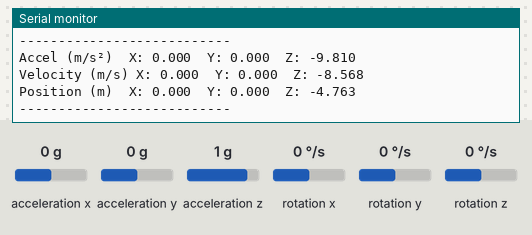
A sketch run on a simulated Arduino Uno, built with avr-gcc and run on an emulated ATmega328P. Shown: the last lines printed to the serial monitor. Inputs (shaded band) come from the test bench; at power-on: acceleration x 0 g, acceleration y 0 g, acceleration z 1 g, rotation x 0 °/s, rotation y 0 °/s, rotation z 0 °/s.

Above: at 3.5 s.
3.6 s: acceleration x set to -1.4 g
At 3.64 s:
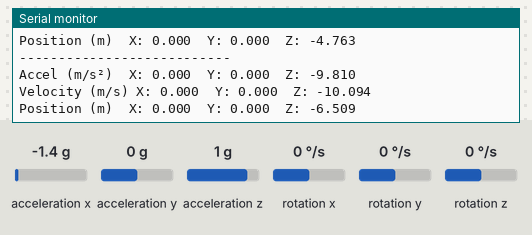
6.6 s: acceleration y set to -1.4 g
At 6.65 s:
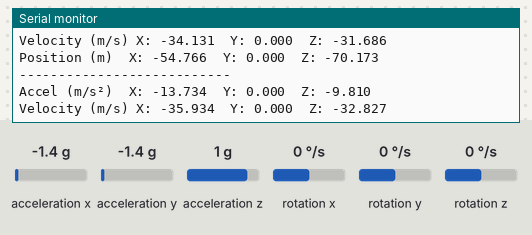
9.6 s: acceleration z set to -1.4 g
At 9.65 s:
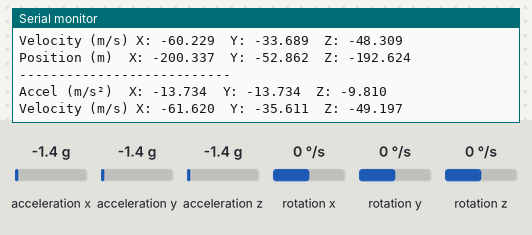
12.6 s: acceleration x set to -0.8 g
At 12.63 s:
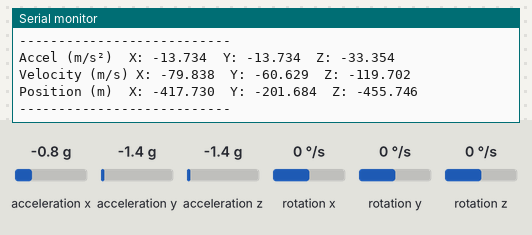
15.6 s: acceleration y set to -0.8 g
At 15.64 s:
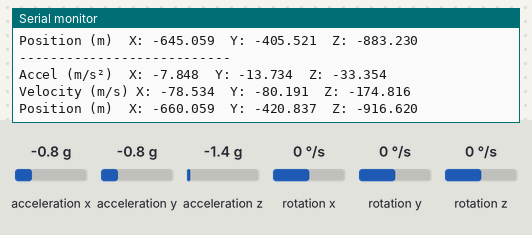
18.6 s: acceleration x set to 1.4 g
At 18.75 s:
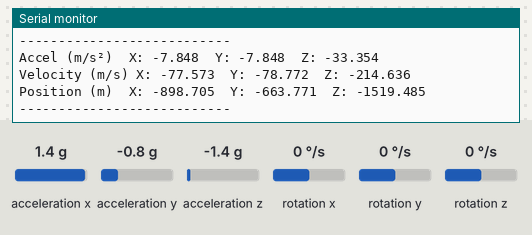
Timing chart, 0 to 21.6 s (numbered marks = the images above; inputs shaded):
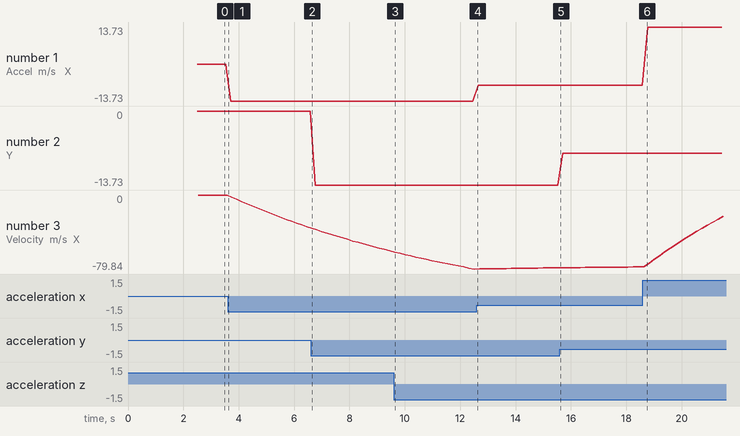

The sketch:

axis_accel.ino
```cpp
#include <Wire.h>
#include <MPU6050_tockn.h>

MPU6050 mpu(Wire);

// Timing variables
unsigned long lastTime = 0;
float deltaTime = 0;

// Acceleration variables
float accelX, accelY, accelZ;
float velocityX = 0, velocityY = 0, velocityZ = 0;
// Decay factor accounting for drift
const float VELOCITY_DECAY = 0.98;
const float NOISE_THRESHOLD = 0.05;
// Calibration variables
float accelXoffset = 0, accelYoffset = 0, accelZoffset = 0;
const int CALIBRATION_SAMPLES = 200;
//Starting Position
float positionX = 0, positionY = 0, positionZ = 0;

void setup() {
  Serial.begin(9600);
  Wire.begin();

  Serial.println("Initializing MPU6050");
  mpu.begin();

  Serial.println("Calibrating accelerometer... Keep the sensor still!");
  delay(1000);
  calibrateAccelerometer();

  Serial.println("Calibration complete!");
  Serial.println("X offset: " + String(accelXoffset) +
                 ", Y offset: " + String(accelYoffset) +
                 ", Z offset: " + String(accelZoffset));

  lastTime = millis();
}

void calibrateAccelerometer() {
  float sumX = 0, sumY = 0, sumZ = 0;

  for (int i = 0; i < CALIBRATION_SAMPLES; i++) {
    mpu.update();
    sumX += mpu.getAccX();
    sumY += mpu.getAccY();
    sumZ += mpu.getAccZ();
    delay(5);
  }
 // Calculate average offsets
  accelXoffset = sumX / CALIBRATION_SAMPLES;
  accelYoffset = sumY / CALIBRATION_SAMPLES;
  accelZoffset = sumZ / CALIBRATION_SAMPLES;
}


void loop() {
  // Update MPU6050 readings
  mpu.update();


 unsigned long currentTime = millis();
  deltaTime = (currentTime - lastTime) / 1000.0; //convert to seconds
  lastTime = currentTime;

  accelX = mpu.getAccX() - accelXoffset;
  accelY = mpu.getAccY() - accelYoffset;
  accelZ = mpu.getAccZ() - accelZoffset - 1.0;

// Accounting for gravity

  accelX *= 9.81;
  accelY *= 9.81;
  accelZ *= 9.81;

 // Apply noise threshold to reduce drift
  accelX = (abs(accelX) < NOISE_THRESHOLD) ? 0 : accelX;
  accelY = (abs(accelY) < NOISE_THRESHOLD) ? 0 : accelY;
  accelZ = (abs(accelZ) < NOISE_THRESHOLD) ? 0 : accelZ;


  velocityX = velocityX * VELOCITY_DECAY + accelX * deltaTime;
  velocityY = velocityY * VELOCITY_DECAY + accelY * deltaTime;
  velocityZ = velocityZ * VELOCITY_DECAY + accelZ * deltaTime;


  velocityX = (abs(velocityX) < NOISE_THRESHOLD) ? 0 : velocityX;
  velocityY = (abs(velocityY) < NOISE_THRESHOLD) ? 0 : velocityY;
  velocityZ = (abs(velocityZ) < NOISE_THRESHOLD) ? 0 : velocityZ;


  positionX += velocityX * deltaTime;
  positionY += velocityY * deltaTime;
  positionZ += velocityZ * deltaTime;

  // Print data
  Serial.println("---------------------------");
  Serial.print("Accel (m/s²)  X: "); Serial.print(accelX, 3);
  Serial.print("  Y: "); Serial.print(accelY, 3);
  Serial.print("  Z: "); Serial.println(accelZ, 3);

  Serial.print("Velocity (m/s) X: "); Serial.print(velocityX, 3);
  Serial.print("  Y: "); Serial.print(velocityY, 3);
  Serial.print("  Z: "); Serial.println(velocityZ, 3);

  Serial.print("Position (m)  X: "); Serial.print(positionX, 3);
  Serial.print("  Y: "); Serial.print(positionY, 3);
  Serial.print("  Z: "); Serial.println(positionZ, 3);

  delay(50);
}
```

Measured:
- plotted number 1: 0 → -13.73 after the input at 3.6 s, -13.73 → -7.85 after the input at 12.6 s, -7.85 → 13.73 after the input at 18.6 s
- plotted number 3: 0 → -34.13 after the input at 3.6 s, -34.13 → -60.23 after the input at 6.6 s, -60.23 → -79.84 after the input at 9.6 s, -79.84 → -78.53 after the input at 12.6 s, -78.53 → -77.62 after the input at 15.6 s
